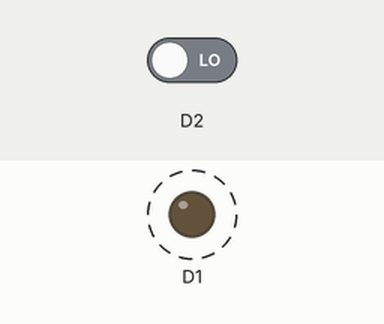
This sketch was run on a simulated ESP8266 (NodeMCU). Parts: output pins drawn as LEDs (lit = HIGH). Dashed ring = blinking. Inputs (shaded band) come from the test bench; at power-on: D2 LOW. What the sketch prints to the serial monitor is not drawn.

Above: at 0.5 s.
Timing chart, 0 to 4.6 s (numbered marks = the images above):
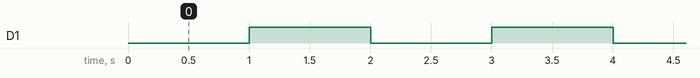

The sketch:

led_test_1.ino
```cpp
int val;

unsigned long _start;
bool toggle;

void setup() {
  Serial.begin(115200);

  pinMode(D2, INPUT);

  pinMode(D1, OUTPUT);
  _start = millis();
  toggle = true;
};

void loop() {
  val = digitalRead(D2);
  Serial.println(val);

  if( millis() - _start > 1000) {
    _start = millis();
    if(toggle) {
      toggle = false;
      digitalWrite(D1, HIGH);
    } else {
      toggle = true;
      digitalWrite(D1, LOW);
    }
  }

};
```

Measured:
- by itself, D1: alternates HIGH for 1.0 s and LOW for 1.0 s
